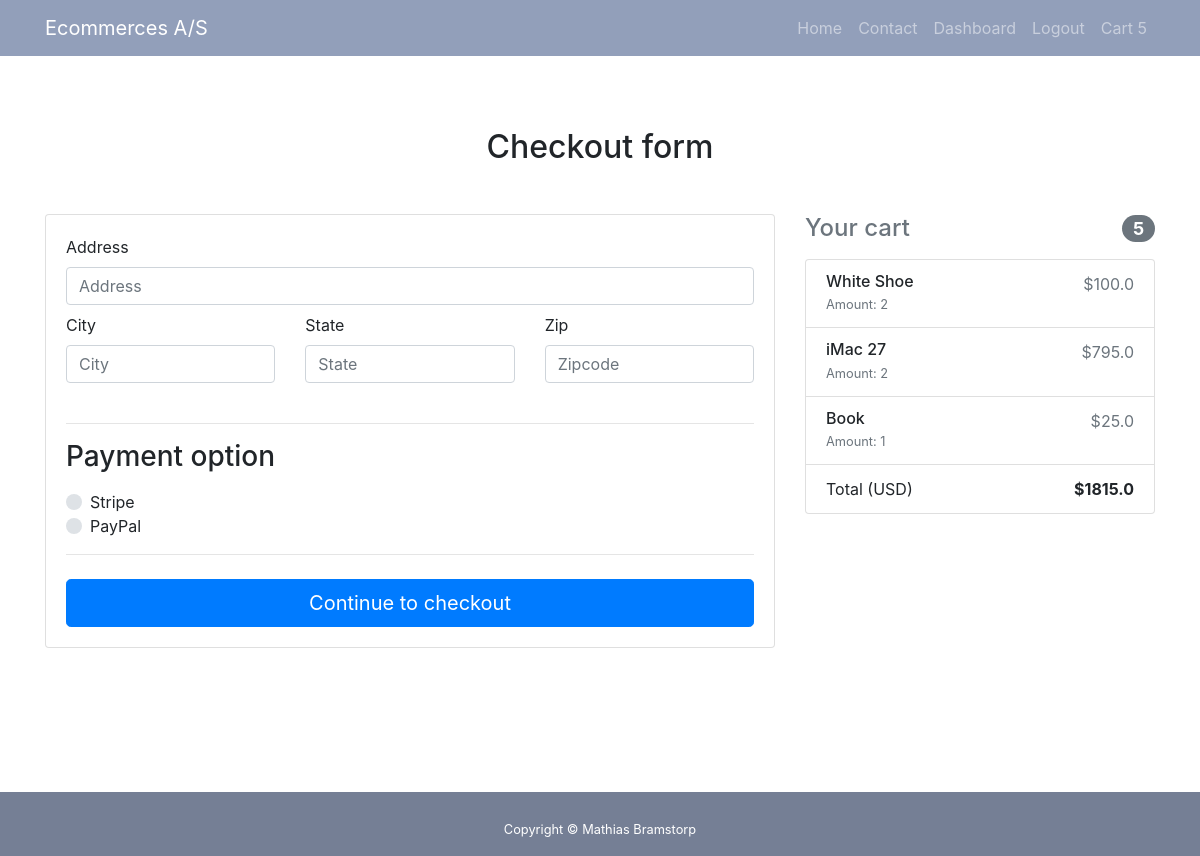
Screenshot of /checkout/ (signed in) with the database file from the repository.
### accounts/models.py (models this page shows, shortened)
class Order(models.Model):
    customer = models.ForeignKey(Customer, null=True, on_delete=models.SET_NULL)
    date_ordered = models.DateTimeField(auto_now_add=True, null=True,)
    complete = models.BooleanField(default=False)
    transaction_id = models.CharField(max_length=100, null=True)
    @property
    def get_cart_total(self):
        orderitems = self.orderitem_set.all()
        total = sum([item.get_total for item in orderitems])
        return total
    @property
    def get_cart_items(self):
        orderitems = self.orderitem_set.all()
        total = sum([item.quantity for item in orderitems])
        return total

class OrderItem(models.Model):
    product = models.ForeignKey(Product, on_delete=models.SET_NULL, null=True)
    order = models.ForeignKey(Order, on_delete=models.SET_NULL, null=True)
    quantity = models.IntegerField(default=0, null=True, blank=True)
    date_added = models.DateTimeField(auto_now_add=True)
    @property
    def get_total(self):
        total = self.product.price * self.quantity
        return total

class Product(models.Model):
    STOCK_STATUS = (
        ("In Stock", "In Stock"),
        ("Not in Stock", "Not in Stock")
    )
    name = models.CharField(max_length=200, null=True)
    price = models.FloatField(null=True)
    description = models.CharField(max_length=200, null=True)
    product_pic = models.ImageField(default="DefaultProfilePic.jpg", blank=True, null=True)
    category = models.ForeignKey(Category, null=True, on_delete=models.SET_NULL)
    status = models.CharField(max_length=200, null=True, choices=STOCK_STATUS)
    data_created = models.DateTimeField(auto_now_add=True, null=True)

### accounts/views.py (the view, shortened to what this page needs)
# urls.py: path('checkout/', views.checkout, name='checkout'),
@login_required(login_url='loginpage')
def checkout(request):
	customer = request.user.customer
	order, created = Order.objects.get_or_create(customer=customer, complete=False)
	items = order.orderitem_set.all()
	cartItems = order.get_cart_items
	form = CheckoutForm(request.POST)
	context = {"form":form, "order": order, "customer": customer, "items": items, "cartItems":cartItems}
	return render(request, "accounts/checkout.html", context)

### accounts/forms.py
class CheckoutForm(forms.Form):
	address = forms.CharField(widget=forms.TextInput(attrs={
		"class": "form-control",
		"placeholder": "Address"
	}))
	city = forms.CharField(widget=forms.TextInput(attrs={
		"class": "form-control",
		"placeholder": "City"
	}))
	state = forms.CharField(widget=forms.TextInput(attrs={
		"class": "form-control",
		"placeholder": "State"
	}))
	zipcode = forms.CharField(widget=forms.TextInput(attrs={
		"class": "form-control",
		"placeholder": "Zipcode"
	}))
	payment_option = forms.ChoiceField(widget=forms.RadioSelect, choices=PAYMENT_CHOICES)

### accounts/templates/accounts/checkout.html (shortened to what this page needs)
{%  extends 'accounts/base.html' %}
{% load crispy_forms_tags %}
{% block content %}
  <main class="pt-4">
    <div class="container wow fadeIn">
      <h2 class="my-5 h2 text-center">Checkout form</h2>
      <div class="row">
        <div class="col-md-8 mb-4">
          <div class="card">
            <form method="POST" class="card-body">
              <div class="md-form mb-2">
                <label for="address" class="">Address</label>
                {{ form.address }}
              </div>
              <div class="row">
                <div class="col-lg-4 col-md-6 mb-4">
                  <label for="city">City</label>
                  {{ form.city }}
                </div>
                <div class="col-lg-4 col-md-6 mb-4">
                  <label for="state">State</label>
                  {{ form.state }}
                </div>
                <div class="col-lg-4 col-md-6 mb-4">
                  <label for="zip">Zip</label>
                  {{ form.zipcode }}
                </div>
              </div>
              <hr>
              <h3>Payment option</h3>
              <div class="d-block my-3">
                {% for value, name in form.fields.payment_option.choices %}
                <div class="custom-control custom-radio">
                  <label class="custom-control-label" for="{{ name }}">{{ name }}</label>
                </div>
                {% endfor %}
              </div>
              <hr class="mb-4">
              <button class="btn btn-primary btn-lg btn-block" type="submit">Continue to checkout</button>
            </form>
          </div>
        </div>
        <div class="col-md-4 mb-4">
          <h4 class="d-flex justify-content-between align-items-center mb-3">
            <span class="text-muted">Your cart</span>
            <span class="badge badge-secondary badge-pill">{{order.get_cart_items}}</span>
          </h4>
          <ul class="list-group mb-3 z-depth-1">
            {% for x in items %}
            <li class="list-group-item d-flex justify-content-between lh-condensed">
              <div>
                <h6 class="my-0">{{ x.product.name }}</h6>
                <small class="text-muted">Amount: {{ x.quantity }}</small>
              </div>
              <span class="text-muted">${{ x.product.price }}</span>
            </li>
            {% endfor %}
            <li class="list-group-item d-flex justify-content-between">
              <span>Total (USD)</span>
              <strong>${{ order.get_cart_total }}</strong>
            </li>
          </ul>
        </div>
      </div>
    </div>
  </main>
  {% endblock %}

### static/css/modern-business.css (style rules this page uses)
body { padding-top: 56px; }

### static/css/main.css (style rules this page uses)
html, body, header, .carousel { height: 60vh; }
.view,body,html { height:100% }

### rows the page displays
Order: get_cart_items "5", get_cart_total "1815.0"
OrderItem: product.name "White Shoe", quantity "2", product.price "100.0"
OrderItem: product.name "iMac 27", quantity "2", product.price "795.0"
OrderItem: product.name "Book", quantity "1", product.price "25.0"

### other values shown
{{ cartItems }} "5"
{{ name }} "Stripe" "PayPal"
